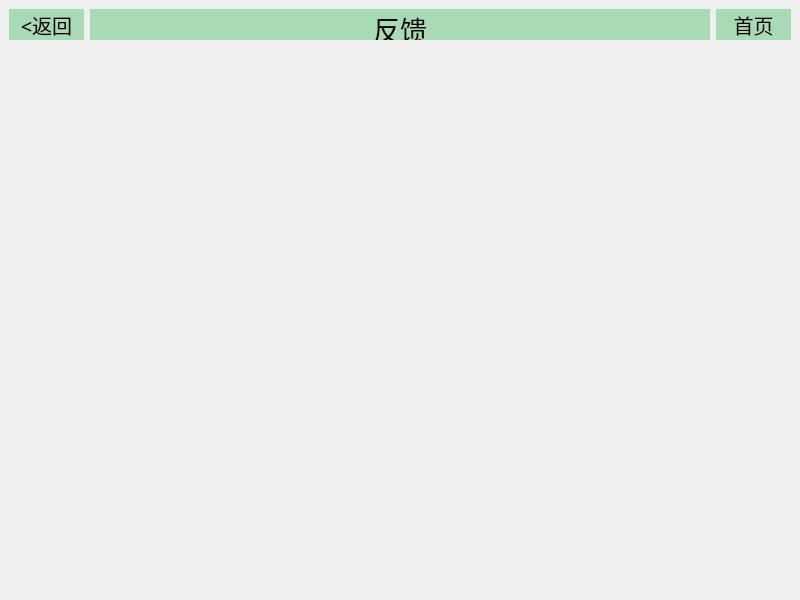
<?xml version="1.0" encoding="UTF-8"?>
<ui version="4.0">
 <class>detail_up</class>
 <widget class="QMainWindow" name="detail_up">
  <property name="geometry">
   <rect>
    <x>0</x>
    <y>0</y>
    <width>800</width>
    <height>600</height>
   </rect>
  </property>
  <property name="windowTitle">
   <string>MainWindow</string>
  </property>
  <widget class="QWidget" name="centralwidget">
   <layout class="QVBoxLayout" name="verticalLayout_2">
    <item>
     <layout class="QVBoxLayout" name="verticalLayout">
      <item>
       <layout class="QHBoxLayout" name="top">
        <item>
         <widget class="QPushButton" name="back">
          <property name="enabled">
           <bool>false</bool>
          </property>
          <property name="minimumSize">
           <size>
            <width>75</width>
            <height>31</height>
           </size>
          </property>
          <property name="maximumSize">
           <size>
            <width>75</width>
            <height>31</height>
           </size>
          </property>
          <property name="font">
           <font>
            <family>宋体</family>
            <pointsize>15</pointsize>
            <italic>false</italic>
            <bold>false</bold>
            <stylestrategy>PreferDefault</stylestrategy>
            <hintingpreference>PreferDefaultHinting</hintingpreference>
           </font>
          </property>
          <property name="layoutDirection">
           <enum>Qt::LayoutDirection::LeftToRight</enum>
          </property>
          <property name="styleSheet">
           <string notr="true">color:rgb(0, 0, 0);
font: 15pt &quot;宋体&quot;;
background-color: rgb(168,218,181);
border-color: rgb(168,218,181);
border-radius: 0px;</string>
          </property>
          <property name="text">
           <string>&lt;返回</string>
          </property>
          <property name="autoRepeatInterval">
           <number>100</number>
          </property>
         </widget>
        </item>
        <item>
         <widget class="QLabel" name="page_name">
          <property name="minimumSize">
           <size>
            <width>0</width>
            <height>31</height>
           </size>
          </property>
          <property name="maximumSize">
           <size>
            <width>16777215</width>
            <height>31</height>
           </size>
          </property>
          <property name="font">
           <font>
            <family>宋体</family>
            <pointsize>20</pointsize>
            <italic>false</italic>
            <bold>false</bold>
           </font>
          </property>
          <property name="layoutDirection">
           <enum>Qt::LayoutDirection::LeftToRight</enum>
          </property>
          <property name="styleSheet">
           <string notr="true">color:rgb(0, 0, 0);
font: 20pt &quot;宋体&quot;;
background-color: rgb(168,218,181);
</string>
          </property>
          <property name="text">
           <string>&lt;html&gt;&lt;head/&gt;&lt;body&gt;&lt;p&gt;反馈&lt;/p&gt;&lt;/body&gt;&lt;/html&gt;</string>
          </property>
          <property name="alignment">
           <set>Qt::AlignmentFlag::AlignCenter</set>
          </property>
         </widget>
        </item>
        <item>
         <widget class="QPushButton" name="home_page">
          <property name="enabled">
           <bool>false</bool>
          </property>
          <property name="minimumSize">
           <size>
            <width>75</width>
            <height>31</height>
           </size>
          </property>
          <property name="maximumSize">
           <size>
            <width>75</width>
            <height>31</height>
           </size>
          </property>
          <property name="font">
           <font>
            <family>宋体</family>
            <pointsize>15</pointsize>
            <italic>false</italic>
            <bold>false</bold>
            <stylestrategy>PreferDefault</stylestrategy>
            <hintingpreference>PreferDefaultHinting</hintingpreference>
           </font>
          </property>
          <property name="layoutDirection">
           <enum>Qt::LayoutDirection::LeftToRight</enum>
          </property>
          <property name="styleSheet">
           <string notr="true">color:rgb(0, 0, 0);
font: 15pt &quot;宋体&quot;;
background-color: rgb(168,218,181);
border-color: rgb(168,218,181);
border-radius: 0px;</string>
          </property>
          <property name="text">
           <string>首页</string>
          </property>
          <property name="autoRepeatInterval">
           <number>100</number>
          </property>
         </widget>
        </item>
       </layout>
      </item>
      <item>
       <spacer name="verticalSpacer">
        <property name="orientation">
         <enum>Qt::Orientation::Vertical</enum>
        </property>
        <property name="sizeHint" stdset="0">
         <size>
          <width>20</width>
          <height>40</height>
         </size>
        </property>
       </spacer>
      </item>
     </layout>
    </item>
   </layout>
  </widget>
 </widget>
 <resources/>
 <connections/>
</ui>
